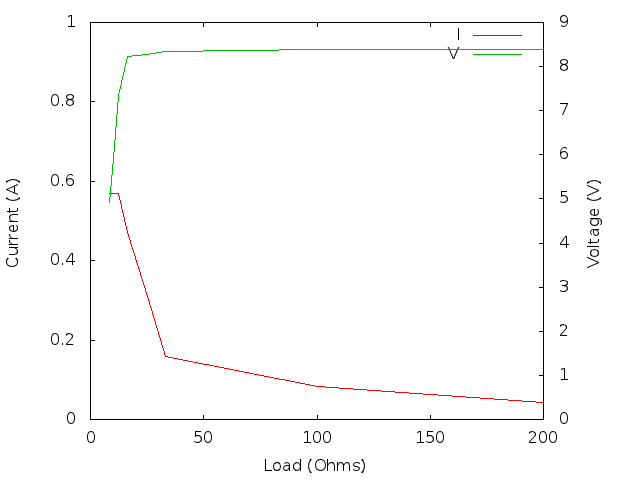

Recreate this plot in gnuplot.
set terminal png
set output "VI-curve.png"

set xrange [0:200]
set yrange [0:1]
set y2range [0:9]

set ylabel "Current (A)"
set y2label "Voltage (V)"
set xlabel "Load (Ohms)"

set ytics nomirror
set y2tics

plot "./VI-curve" using 1:2 axes x1y1 title "I" with lines, \
     "./VI-curve" using 1:3 axes x1y2 title "V" with lines